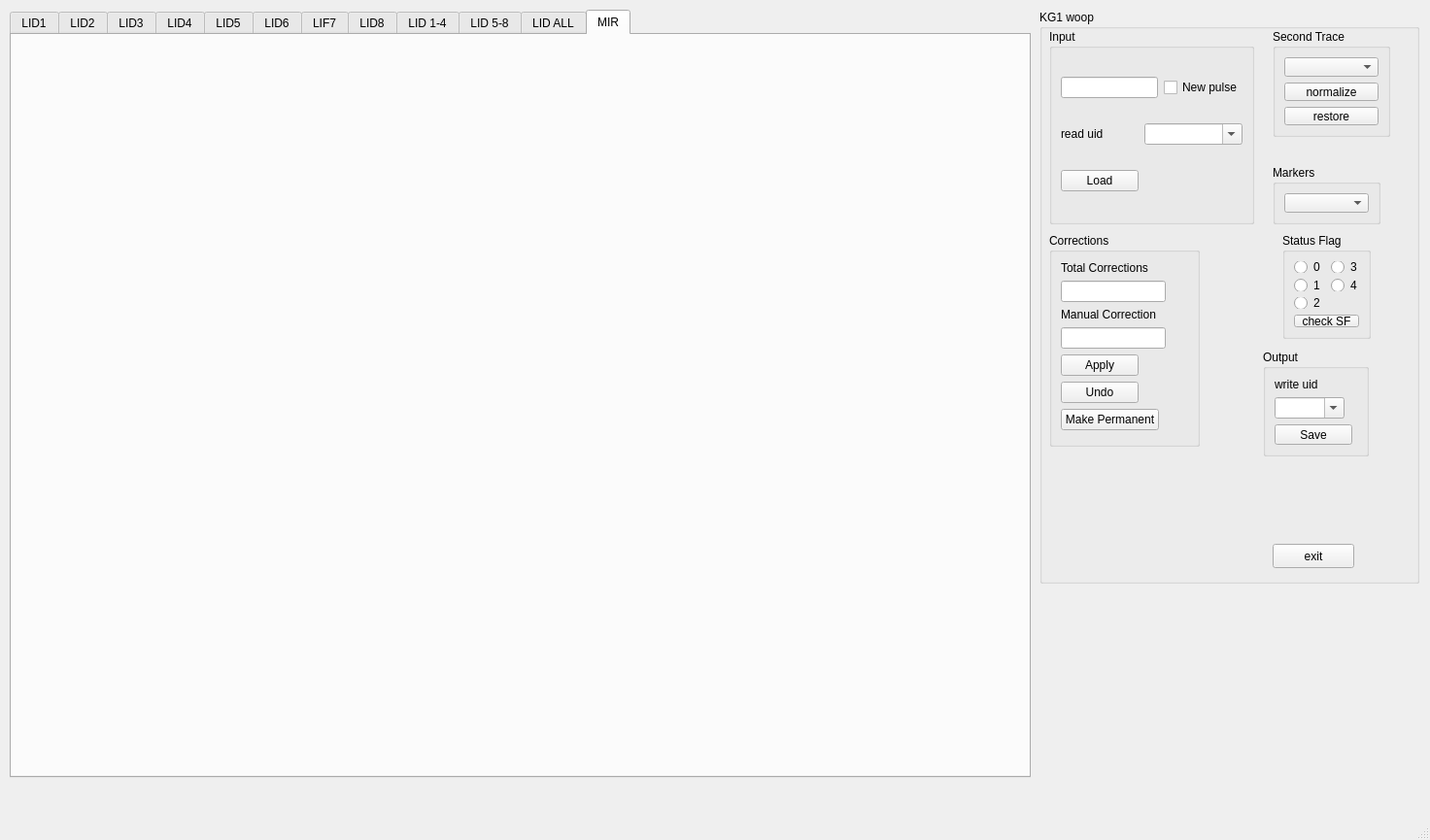
<?xml version="1.0" encoding="UTF-8"?>
<ui version="4.0">
 <class>MainWindow</class>
 <widget class="QMainWindow" name="MainWindow">
  <property name="geometry">
   <rect>
    <x>0</x>
    <y>0</y>
    <width>1472</width>
    <height>865</height>
   </rect>
  </property>
  <property name="minimumSize">
   <size>
    <width>1472</width>
    <height>865</height>
   </size>
  </property>
  <property name="maximumSize">
   <size>
    <width>1472</width>
    <height>865</height>
   </size>
  </property>
  <property name="windowTitle">
   <string>MainWindow</string>
  </property>
  <widget class="QWidget" name="centralwidget">
   <widget class="QTabWidget" name="tabWidget">
    <property name="geometry">
     <rect>
      <x>10</x>
      <y>10</y>
      <width>1051</width>
      <height>791</height>
     </rect>
    </property>
    <property name="whatsThis">
     <string>&lt;html&gt;&lt;head/&gt;&lt;body&gt;&lt;p&gt;LID1&lt;/p&gt;&lt;/body&gt;&lt;/html&gt;</string>
    </property>
    <property name="currentIndex">
     <number>11</number>
    </property>
    <widget class="QWidget" name="tab_LID1">
     <attribute name="title">
      <string>LID1</string>
     </attribute>
     <widget class="Canvas" name="widget_LID1" native="true">
      <property name="geometry">
       <rect>
        <x>0</x>
        <y>0</y>
        <width>1041</width>
        <height>781</height>
       </rect>
      </property>
     </widget>
    </widget>
    <widget class="QWidget" name="tab_LID2">
     <attribute name="title">
      <string>LID2</string>
     </attribute>
     <widget class="Canvas" name="widget_LID2" native="true">
      <property name="geometry">
       <rect>
        <x>0</x>
        <y>0</y>
        <width>1041</width>
        <height>781</height>
       </rect>
      </property>
     </widget>
    </widget>
    <widget class="QWidget" name="tab_LID3">
     <attribute name="title">
      <string>LID3</string>
     </attribute>
     <widget class="Canvas" name="widget_LID3" native="true">
      <property name="geometry">
       <rect>
        <x>0</x>
        <y>0</y>
        <width>1041</width>
        <height>781</height>
       </rect>
      </property>
     </widget>
    </widget>
    <widget class="QWidget" name="tab_LID4">
     <attribute name="title">
      <string>LID4</string>
     </attribute>
     <widget class="Canvas" name="widget_LID4" native="true">
      <property name="geometry">
       <rect>
        <x>0</x>
        <y>0</y>
        <width>1041</width>
        <height>781</height>
       </rect>
      </property>
     </widget>
    </widget>
    <widget class="QWidget" name="tab_5">
     <attribute name="title">
      <string>LID5</string>
     </attribute>
     <widget class="Canvas" name="widget_LID5" native="true">
      <property name="geometry">
       <rect>
        <x>0</x>
        <y>0</y>
        <width>1041</width>
        <height>781</height>
       </rect>
      </property>
     </widget>
    </widget>
    <widget class="QWidget" name="tab_6">
     <attribute name="title">
      <string>LID6</string>
     </attribute>
     <widget class="Canvas" name="widget_LID6" native="true">
      <property name="geometry">
       <rect>
        <x>0</x>
        <y>0</y>
        <width>1041</width>
        <height>781</height>
       </rect>
      </property>
     </widget>
    </widget>
    <widget class="QWidget" name="tab_7">
     <attribute name="title">
      <string>LIF7</string>
     </attribute>
     <widget class="Canvas" name="widget_LID7" native="true">
      <property name="geometry">
       <rect>
        <x>0</x>
        <y>0</y>
        <width>1041</width>
        <height>781</height>
       </rect>
      </property>
     </widget>
    </widget>
    <widget class="QWidget" name="tab_8">
     <attribute name="title">
      <string>LID8</string>
     </attribute>
     <widget class="Canvas" name="widget_LID8" native="true">
      <property name="geometry">
       <rect>
        <x>0</x>
        <y>0</y>
        <width>1041</width>
        <height>781</height>
       </rect>
      </property>
     </widget>
    </widget>
    <widget class="QWidget" name="tab_11">
     <attribute name="title">
      <string>LID 1-4</string>
     </attribute>
     <widget class="Canvas" name="widget_LID_14" native="true">
      <property name="geometry">
       <rect>
        <x>0</x>
        <y>0</y>
        <width>1041</width>
        <height>781</height>
       </rect>
      </property>
     </widget>
    </widget>
    <widget class="QWidget" name="tab_12">
     <attribute name="title">
      <string>LID 5-8</string>
     </attribute>
     <widget class="Canvas" name="widget_LID_58" native="true">
      <property name="geometry">
       <rect>
        <x>0</x>
        <y>0</y>
        <width>1041</width>
        <height>781</height>
       </rect>
      </property>
     </widget>
    </widget>
    <widget class="QWidget" name="tab_9">
     <attribute name="title">
      <string>LID ALL</string>
     </attribute>
     <widget class="Canvas" name="widget_LID_ALL" native="true">
      <property name="geometry">
       <rect>
        <x>0</x>
        <y>0</y>
        <width>1041</width>
        <height>781</height>
       </rect>
      </property>
     </widget>
    </widget>
    <widget class="QWidget" name="tab_10">
     <attribute name="title">
      <string>MIR</string>
     </attribute>
     <widget class="Canvas" name="widget_MIR" native="true">
      <property name="geometry">
       <rect>
        <x>0</x>
        <y>0</y>
        <width>1041</width>
        <height>781</height>
       </rect>
      </property>
     </widget>
    </widget>
   </widget>
   <widget class="QGroupBox" name="groupBox_8">
    <property name="geometry">
     <rect>
      <x>1070</x>
      <y>10</y>
      <width>391</width>
      <height>591</height>
     </rect>
    </property>
    <property name="title">
     <string>KG1 woop</string>
    </property>
    <widget class="QGroupBox" name="groupBox_3">
     <property name="geometry">
      <rect>
       <x>10</x>
       <y>20</y>
       <width>211</width>
       <height>201</height>
      </rect>
     </property>
     <property name="title">
      <string>Input</string>
     </property>
     <layout class="QGridLayout" name="gridLayout">
      <item row="0" column="2">
       <widget class="QCheckBox" name="checkBox_newpulse">
        <property name="text">
         <string>New pulse</string>
        </property>
       </widget>
      </item>
      <item row="1" column="1" colspan="2">
       <widget class="QComboBox" name="comboBox_readuid">
        <property name="editable">
         <bool>true</bool>
        </property>
        <property name="insertPolicy">
         <enum>QComboBox::InsertAtTop</enum>
        </property>
       </widget>
      </item>
      <item row="0" column="0" colspan="2">
       <widget class="QLineEdit" name="lineEdit_jpn">
        <property name="text">
         <string/>
        </property>
       </widget>
      </item>
      <item row="2" column="0">
       <widget class="QPushButton" name="button_read_pulse">
        <property name="text">
         <string>Load</string>
        </property>
       </widget>
      </item>
      <item row="1" column="0">
       <widget class="QLabel" name="label">
        <property name="text">
         <string>read uid</string>
        </property>
       </widget>
      </item>
     </layout>
    </widget>
    <widget class="QGroupBox" name="groupBox_5">
     <property name="geometry">
      <rect>
       <x>240</x>
       <y>20</y>
       <width>121</width>
       <height>111</height>
      </rect>
     </property>
     <property name="title">
      <string>Second Trace</string>
     </property>
     <layout class="QGridLayout" name="gridLayout_7">
      <item row="0" column="0">
       <widget class="QComboBox" name="comboBox_2ndtrace"/>
      </item>
      <item row="1" column="0">
       <widget class="QPushButton" name="button_normalize">
        <property name="text">
         <string>normalize</string>
        </property>
       </widget>
      </item>
      <item row="2" column="0">
       <widget class="QPushButton" name="button_restore">
        <property name="text">
         <string>restore</string>
        </property>
       </widget>
      </item>
     </layout>
    </widget>
    <widget class="QGroupBox" name="groupBox_6">
     <property name="geometry">
      <rect>
       <x>10</x>
       <y>230</y>
       <width>155</width>
       <height>220</height>
      </rect>
     </property>
     <property name="title">
      <string>Corrections</string>
     </property>
     <layout class="QFormLayout" name="formLayout">
      <item row="0" column="0">
       <widget class="QLabel" name="label_3">
        <property name="text">
         <string>Total Corrections</string>
        </property>
       </widget>
      </item>
      <item row="1" column="0">
       <widget class="QLineEdit" name="lineEdit_totcorr"/>
      </item>
      <item row="2" column="0">
       <widget class="QLabel" name="label_4">
        <property name="text">
         <string>Manual Correction</string>
        </property>
       </widget>
      </item>
      <item row="3" column="0">
       <widget class="QLineEdit" name="lineEdit_mancorr"/>
      </item>
      <item row="4" column="0">
       <widget class="QPushButton" name="pushButton_apply">
        <property name="text">
         <string>Apply</string>
        </property>
       </widget>
      </item>
      <item row="5" column="0">
       <widget class="QPushButton" name="pushButton_undo">
        <property name="text">
         <string>Undo</string>
        </property>
       </widget>
      </item>
      <item row="6" column="0">
       <widget class="QPushButton" name="pushButton_makeperm">
        <property name="text">
         <string>Make Permanent</string>
        </property>
       </widget>
      </item>
     </layout>
    </widget>
    <widget class="QGroupBox" name="groupBox_statusflag">
     <property name="geometry">
      <rect>
       <x>250</x>
       <y>230</y>
       <width>91</width>
       <height>109</height>
      </rect>
     </property>
     <property name="title">
      <string>Status Flag</string>
     </property>
     <layout class="QFormLayout" name="formLayout_2">
      <item row="0" column="0">
       <widget class="QRadioButton" name="radioButton_statusflag_0">
        <property name="text">
         <string>0</string>
        </property>
       </widget>
      </item>
      <item row="0" column="1">
       <widget class="QRadioButton" name="radioButton_statusflag_3">
        <property name="text">
         <string>3</string>
        </property>
       </widget>
      </item>
      <item row="1" column="0">
       <widget class="QRadioButton" name="radioButton_statusflag_1">
        <property name="text">
         <string>1</string>
        </property>
       </widget>
      </item>
      <item row="1" column="1">
       <widget class="QRadioButton" name="radioButton_statusflag_4">
        <property name="text">
         <string>4</string>
        </property>
       </widget>
      </item>
      <item row="2" column="0">
       <widget class="QRadioButton" name="radioButton_statusflag_2">
        <property name="text">
         <string>2</string>
        </property>
       </widget>
      </item>
      <item row="3" column="0" colspan="2">
       <widget class="QPushButton" name="checkSFbutton">
        <property name="text">
         <string>check SF</string>
        </property>
       </widget>
      </item>
     </layout>
    </widget>
    <widget class="QPushButton" name="exit_button">
     <property name="geometry">
      <rect>
       <x>240</x>
       <y>550</y>
       <width>84</width>
       <height>25</height>
      </rect>
     </property>
     <property name="text">
      <string>exit</string>
     </property>
    </widget>
    <widget class="QGroupBox" name="groupBox_9">
     <property name="geometry">
      <rect>
       <x>240</x>
       <y>160</y>
       <width>111</width>
       <height>61</height>
      </rect>
     </property>
     <property name="title">
      <string>Markers</string>
     </property>
     <layout class="QGridLayout" name="gridLayout_8">
      <item row="0" column="0">
       <widget class="QComboBox" name="comboBox_markers"/>
      </item>
     </layout>
    </widget>
    <widget class="QGroupBox" name="groupBox">
     <property name="geometry">
      <rect>
       <x>230</x>
       <y>350</y>
       <width>109</width>
       <height>110</height>
      </rect>
     </property>
     <property name="title">
      <string>Output</string>
     </property>
     <layout class="QFormLayout" name="formLayout_3">
      <item row="0" column="0">
       <widget class="QLabel" name="label_2">
        <property name="text">
         <string>write uid</string>
        </property>
       </widget>
      </item>
      <item row="1" column="0">
       <widget class="QComboBox" name="comboBox_writeuid">
        <property name="editable">
         <bool>true</bool>
        </property>
       </widget>
      </item>
      <item row="2" column="0">
       <widget class="QPushButton" name="button_save">
        <property name="text">
         <string>Save</string>
        </property>
       </widget>
      </item>
     </layout>
    </widget>
   </widget>
  </widget>
  <widget class="QMenuBar" name="menubar">
   <property name="geometry">
    <rect>
     <x>0</x>
     <y>0</y>
     <width>1472</width>
     <height>20</height>
    </rect>
   </property>
  </widget>
  <widget class="QStatusBar" name="statusbar"/>
 </widget>
 <customwidgets>
  <customwidget>
   <class>Canvas</class>
   <extends>QWidget</extends>
   <header location="global">canvas.h</header>
   <container>1</container>
  </customwidget>
 </customwidgets>
 <resources/>
 <connections/>
</ui>
